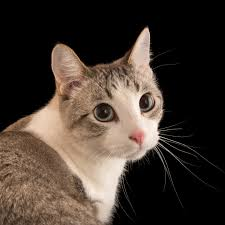
#> input picture cv2_lessons/cat.jpg, 225 x 225 px
$ python cat_trackbar.py
#> lines starting #> are read from the running program, lines starting #| are printed output that depends on the picture; after the words box and inside, x2 and y2 are one past the last pixel; in counts of white or black regions, pixels touching at a corner belong together
import cv2  # OpenCV 라이브러리를 임포트

file = 'cat.jpg'  # 처리할 이미지 파일 이름
img_gray = cv2.imread(file, cv2.IMREAD_GRAYSCALE)  # 이미지를 그레이스케일로 읽기
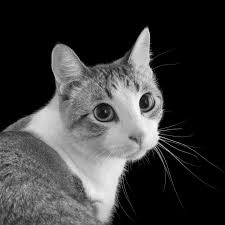
#> img_gray: shape (225, 225); min 0, max 254, mean 59.3

def do_nothing(value):
    pass  # 트랙바 콜백 함수 (아무 동작도 하지 않음)

cv2.namedWindow("Trackbar")  # "Trackbar"라는 이름의 윈도우 생성
cv2.createTrackbar("threshold", "Trackbar", 100, 255, do_nothing)  # 트랙바 생성 (이름: "threshold", 초기값: 100, 최대값: 255, 콜백 함수: do_nothing)

while True:  # 무한 루프
    thresh_value = cv2.getTrackbarPos("threshold", "Trackbar")  # 트랙바의 현재 값 가져오기
    _, img_thresh = cv2.threshold(img_gray, thresh_value, 255, cv2.THRESH_BINARY)  # 이진화 처리 (임계값: 트랙바 값, 최대값: 255, 이진화 방법)
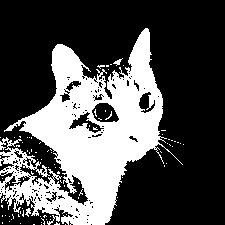
#> img_thresh: shape (225, 225); 31.5% white; 88 white regions (85 under 20 px), largest, box (x1, y1, x2, y2) and area: (0, 28, 183, 225) 15625, (113, 58, 123, 66) 31, (25, 208, 31, 217) 29

    cv2.imshow("Cat", img_gray)  # 원본 그레이스케일 이미지 표시
    cv2.imshow("Threshold", img_thresh)  # 이진화된 이미지 표시

    if cv2.waitKey(5) & 0xff == ord('q'):  # 'q' 키를 누르면 루프 종료
#> (key q is pressed here)
        break

cv2.destroyAllWindows()  # 모든 OpenCV 창 닫기
